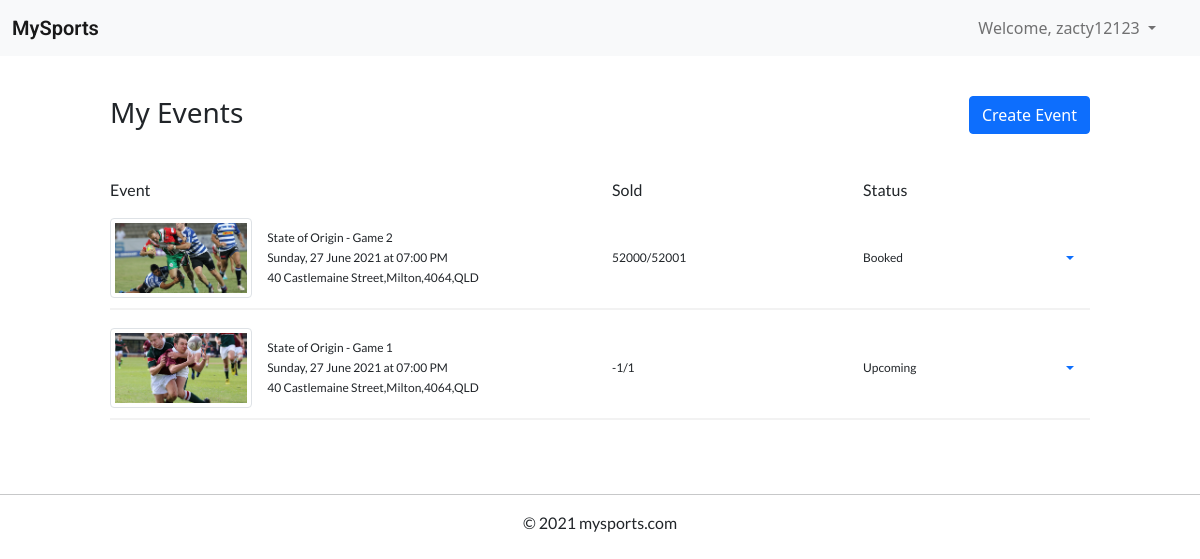
Page /manage-events (signed in) on the earlier database version.
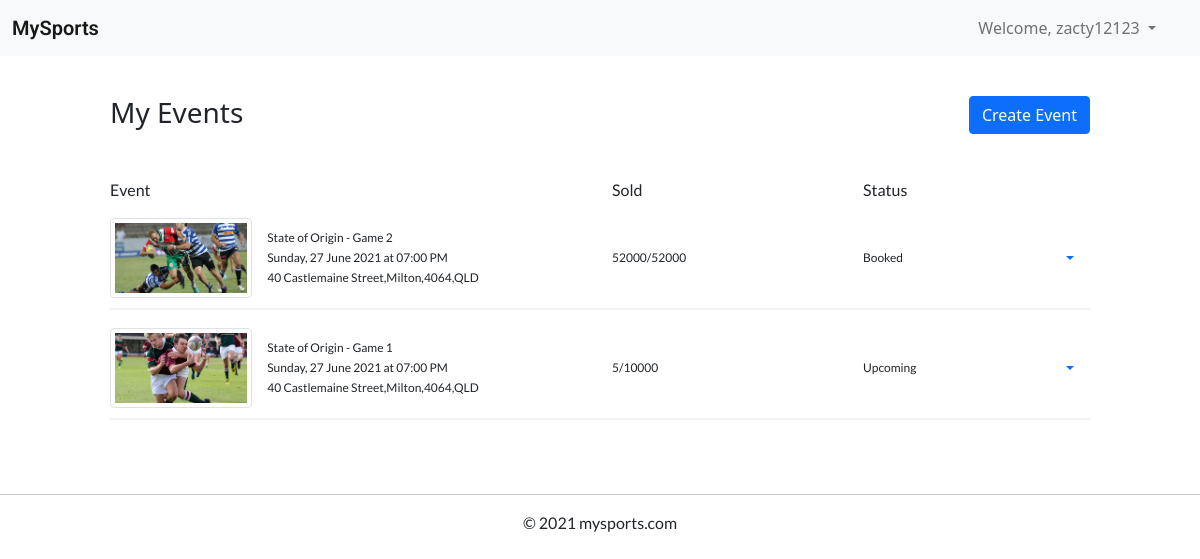
Same page on the later database version.
### website/models.py (models this page shows, shortened)
class Event(db.Model):
    __tablename__ = 'events'
    event_id = db.Column(db.Integer, primary_key=True, autoincrement=True)
    title = db.Column(db.String(80))
    description = db.Column(db.String(2000))
    sport = db.Column(db.String(20))
    image = db.Column(db.String(100))
    venue = db.Column(db.String(50))
    address = db.Column(db.String(150))
    start_time = db.Column(db.DateTime())
    end_time = db.Column(db.DateTime())
    status = db.Column(db.String(15))
    tickets_total = db.Column(db.Integer())
    price = db.Column(db.Float())
    user_id = db.Column(db.Integer(), db.ForeignKey('users.user_id'))
    orders = db.relationship('Order')
    comments = db.relationship('Comment')
    @property
    def tickets_sold(self) -> int:
        tickets_sold = 0
        for order in self.orders:
            tickets_sold += order.ticket_quantity
        return tickets_sold
    def formatted_time(self, time:datetime):
        return '{}, {} {} {} at {}'.format(get_day(time.weekday()),
                                                time.day,
                                                get_month(time.month - 1),
                                                time.year,
                                                time.strftime("%I:%M %p"))

class Order(db.Model):
    __tablename__ = 'orders'
    order_id = db.Column(db.Integer, primary_key=True, autoincrement=True)
    ticket_quantity = db.Column(db.Integer(), default=0)
    order_date = db.Column(db.DateTime())
    total_cost = db.Column(db.Float())
    user_id = db.Column(db.Integer, db.ForeignKey('users.user_id'))
    event_id = db.Column(db.Integer, db.ForeignKey('events.event_id'))
    @property
    def total_cost(self) -> float:
        return self.ticket_quantity * self.event.price

### website/views.py (the view)
@bp.route('/manage-events')
@login_required
def manage_events():
    return render_template('manage_events.html', events=current_user.events)

### website/models.py (called while the page is built)
def get_day(day:int):
    return days_of_week[day]

def get_month(month:int):
    return months[month]

### website/templates/manage_events.html (shortened to what this page needs)
{% extends "base.html" %}
{% block content %}
<div class="container-fluid">
  <div class="col-12 col-lg-10 mx-auto">
    <div class="div-2"></div>
    <div class="row">
      <div class="col">
        <h3>My Events</h3>
      </div>
      <div class="col">
        <form action="{{ url_for('main.create_event') }}">
          <button class="btn btn-primary float-right">Create Event</button>
        </form>
      </div>
    </div>
    <div class="div-1"></div>
    <div class="div-1"></div>
    <div class="row">
      <div class="col-6">
        <p>Event</p>
      </div>
      <div class="col-3">
        <p>Sold</p>
      </div>
      <div class="col-3">
        <p>Status</p>
      </div>
    </div>
    {% if events|length > 0  %}
    {% for event in events %}
    <div class="my-event-container">
      <div class="row">
        <div class="col-6 d-flex">
          <img class="img-fluid img-thumbnail float-left my-auto"
            src="{{ url_for('main.download', filename=event.image) }}">
            <div class="my-auto">
              <p>{{ event.title }}</p>
              <p>{{ event.formatted_time(event.start_time) }}</p>
              <p>{{ event.address }}</p>
          </div>
        </div>
        <div class="col-3 d-flex">
          <p class="my-auto">{{ event.tickets_sold|string }}/{{ event.tickets_total|string }}</p>
        </div>
        <div class="col-3 d-flex">
          <p class="my-auto">{{ event.status }}</p>
          <div class="dropdown my-auto ms-auto">
            <a class="nav-link dropdown-toggle" href="#" data-bs-toggle="dropdown"></a>
          </div>
        </div>
      </div>
    </div>
    <div class="div-1"></div>
    {% endfor %}
    {% else %}
    <div class="div-1"></div>
    <p>You have no events to display</p>
    <div class="div-1"></div>
    {% endif %}
  </div>
</div>
<div class="div-2"></div>
{% endblock %}

Differences in the rows shown:
changed Event "State of Origin - Game 2": tickets_total "52001" → "52000"
changed Event "State of Origin - Game 1": tickets_sold "-1" → "5"; tickets_total "1" → "10000"
